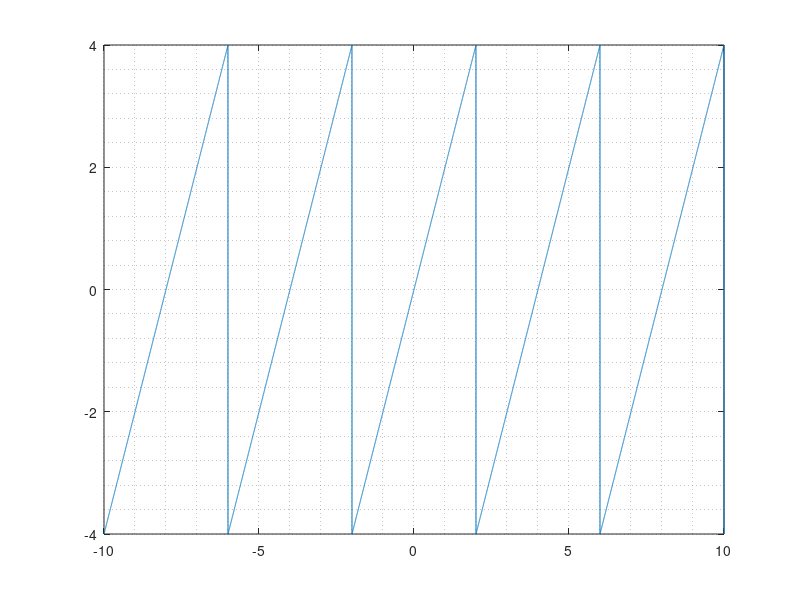

Reproduce this figure in MATLAB.
#n = -10:10;

#I know that x=0 is NaN, so I need to manually put in values to the array (0.5 here)
#Dn = 0.5 .* j.*(-2.*cos(2.*n) + (1./n).*sin(2.*n));
#Dn(n==0) = 0.5

#magDn = abs(Dn);
#phaseDn = angle(Dn) * (180/pi)

#W = n.*(pi/2)

#|Dn| vs omega
#subplot(2,1,1)
#plot(W,magDn)

# Phase(Dn) vs. omega
#subplot(2,1,2)
#plot(W,phaseDn)

# Tried to generate a sawtooth wave:

pkg load signal

# http://www.mathworks.com/help/signal/ref/sawtooth.html
# Generate 10 periods of a sawtooth wave with a fundamental frequency of 50 Hz. The sampling rate is 1 kHz.
# T = 10*(1/50);
# Fs = 1000;
# dt = 1/Fs;
# t = 0:dt:T-dt;
# x = sawtooth(2*pi*50*t);
# plot(t,x)
# grid on;

T = 5*(1/2);
Fs = 1000;
dt = 1/Fs;
t = -10:dt:10;
x = 4*sawtooth(t*(pi/2) + pi);
plot(t,x)
grid minor on;
axis()
#axis([-10 10])
